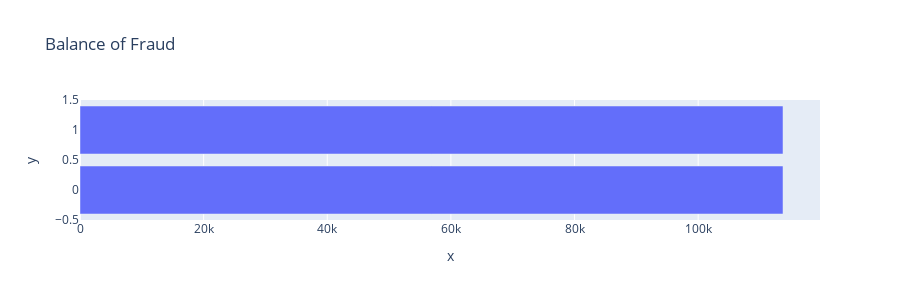

Notebook source saved alongside this figure:
### Code cell
fraud_count = y_resampled.value_counts().sort_index()
fig = px.bar(x = fraud_count.values, y = fraud_count.index, title = 'Balance of Fraud', orientation='h')
fig.update_layout(height = 300)
fig.show()

### Figure 1 — Plotly figure (JSON) as saved in the notebook; plotly's stock layout.template omitted (floating-point values rounded to 4 significant figures)
{"data": [{"hovertemplate": "x=%{x}<br>y=%{y}<extra></extra>", "legendgroup": "", "marker": {"color": "#636efa", "pattern": {"shape": ""}}, "name": "", "orientation": "h", "showlegend": false, "textposition": "auto", "type": "bar", "x": [113725, 113725], "xaxis": "x", "y": [0, 1], "yaxis": "y"}], "layout": {"barmode": "relative", "height": 300, "legend": {"tracegroupgap": 0}, "title": {"text": "Balance of Fraud"}, "xaxis": {"anchor": "y", "domain": [0, 1], "title": {"text": "x"}}, "yaxis": {"anchor": "x", "domain": [0, 1], "title": {"text": "y"}}}}
